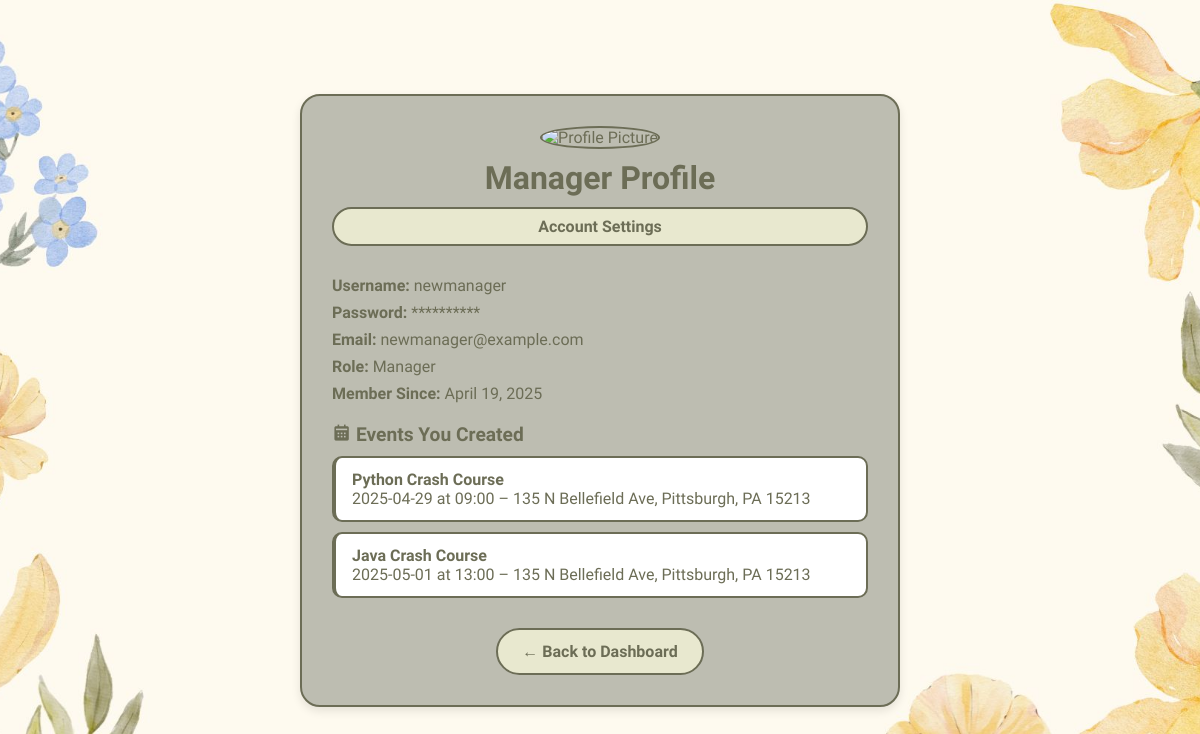
The page /manager_profile (signed in) on the database its author committed.
### main.py (models this page shows, shortened)
class User(db.Model):
    id = db.Column(db.Integer, primary_key=True)
    username = db.Column(db.String(80), unique=True, nullable=False)
    email = db.Column(db.String(120), unique=True, nullable=False)
    password_hash = db.Column(db.String(128), nullable=False)
    role = db.Column(db.String(20), default='user')
    created_at = db.Column(db.DateTime, default=datetime.utcnow)
    registered_events = db.relationship(
        'Event',
        secondary=registrations,
        backref=db.backref('attendees', lazy='dynamic')
    )
    managed_events = db.relationship('Event', backref='manager', foreign_keys='Event.manager_id')

class Event(db.Model):
    id = db.Column(db.Integer, primary_key=True)
    title = db.Column(db.String(100), nullable=False)
    description = db.Column(db.Text, nullable=False)
    date = db.Column(db.String(20), nullable=False)
    time = db.Column(db.String(20), nullable=False)
    location = db.Column(db.String(120), nullable=False)
    event_type = db.Column(db.String(20), nullable=False, default='other')  # New field
    manager_id = db.Column(db.Integer, db.ForeignKey('user.id'), nullable=False)
    created_at = db.Column(db.DateTime, default=datetime.utcnow)

### main.py (the view)
@app.route('/manager_profile')
def manager_profile():
    if 'username' not in session:
        flash("You must be logged in to view your profile.")
        return redirect(url_for('managerlogin'))
    user = User.query.filter_by(username=session['username']).first()
    if not user or user.role != 'manager':
        flash("Unauthorized access.")
        return redirect(url_for('home'))
    return render_template(
        'manager_profile.html',
        username=user.username,
        email=user.email,
        password_hidden='*' * 10,
        role=user.role,
        created_at=user.created_at,
        created_events=user.managed_events
    )

### templates/manager_profile.html (shortened to what this page needs)
<!DOCTYPE html>
<html lang="en">
<head>
    <link rel="stylesheet" href="{{ url_for('static', filename='styles.css') }}">
    <link href='https://unpkg.com/boxicons@2.1.4/css/boxicons.min.css' rel='stylesheet'>
</head>
<body>
    <div class="profile-wrapper">
        <div class="profile-header">
            <img src="{{ url_for('static', filename='default-profile.png') }}" alt="Profile Picture">
            <h1>Manager Profile</h1>
            <a href="{{ url_for('managersettings') }}" class="settings-button">Account Settings</a>
        </div>
        <div class="profile-info">
            <p><strong>Username:</strong> {{ username }}</p>
            <p><strong>Password:</strong> {{ password_hidden }}</p>
            <p><strong>Email:</strong> {{ email }}</p>
            <p><strong>Role:</strong> {{ role.capitalize() }}</p>
            <p><strong>Member Since:</strong> {{ created_at.strftime('%B %d, %Y') }}</p>
        </div>
        <div class="events-list">
            <h2><i class='bx bxs-calendar'></i> Events You Created</h2>
            {% if created_events %}
                {% for event in created_events %}
                    <div class="event-card">
                        <strong>{{ event.title }}</strong><br>
                        {{ event.date }} at {{ event.time }} – {{ event.location }}
                    </div>
                {% endfor %}
            {% else %}
                <p>You haven't created any events yet.</p>
            {% endif %}
        </div>
        <div class="back-button">
            <a href="{{ url_for('manager_dashboard') }}" class="button">← Back to Dashboard</a>
        </div>
    </div>
</body>
</html>

### static/styles.css (style rules this page uses)
* { margin: 0; padding: 0; font-family: "Winky Sans", sans-serif; box-sizing: border-box; }
body { background: url("floralBackground.jpg") no-repeat center; background-size: cover; color: #6c6d56; min-height: 100vh; display: flex; justify-content: center; align-items: center; }
h1, h2, h3 { color: #6c6d56; }
.button { display: inline-block; padding: 12px 24px; background: #e8e8cf; border: 2px solid #6c6d56; border-radius: 30px; cursor: pointer; font-size: 16px; font-weight: 600; color: #6c6d56; text-align: center; transition: all 0.3s ease; text-decoration: none; }
.event-card { background: #e8e8cf; border-radius: 10px; overflow: hidden; border: 2px solid #6c6d56; transition: transform 0.3s ease; }

### templates/manager_profile.html (style rules this page uses)
.profile-wrapper { width: 600px; background: #bdbdb1; border-radius: 20px; padding: 30px; border: 2px solid #6c6d56; box-shadow: 0 4px 10px rgba(0, 0, 0, 0.1); margin: 40px auto; }
.profile-header { text-align: center; margin-bottom: 20px; }
.profile-header img { width: 120px; height: 120px; object-fit: cover; border-radius: 50%; border: 2px solid #6c6d56; margin-bottom: 10px; }
.profile-info p { font-size: 1rem; margin: 8px 0; }
.settings-button { display: block; margin: 10px auto 30px auto; padding: 8px 16px; background: #e8e8cf; border: 2px solid #6c6d56; border-radius: 30px; color: #6c6d56; font-weight: bold; cursor: pointer; text-align: center; transition: all 0.3s ease; text-decoration: none; }
.events-list h2 { font-size: 1.2rem; margin-top: 20px; }
.event-card { background: #fff; padding: 12px 16px; margin-top: 10px; border-left: 4px solid #6c6d56; border-radius: 10px; }
.back-button { text-align: center; margin-top: 30px; }

### rows shown on the page
User: username "newmanager", email "newmanager@example.com", capitalize "Manager", strftime "April 19, 2025"
Event: title "Python Crash Course", date "2025-04-29", time "09:00", location "135 N Bellefield Ave, Pittsburgh, PA 15213"
Event: title "Java Crash Course", date "2025-05-01", time "13:00", location "135 N Bellefield Ave, Pittsburgh, PA 15213"

### other values the page prints
{{ password_hidden }} "**********"
